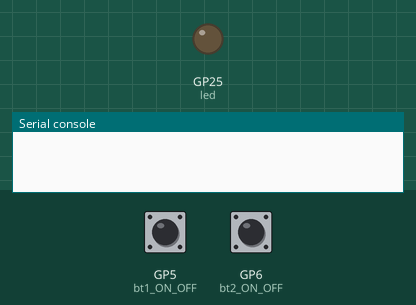
A program run on a simulated Raspberry Pi Pico running MicroPython. Parts: output pins drawn as LEDs (lit = HIGH), the last lines printed to the serial console. Inputs (shaded band) come from the test bench; at power-on: GP5 (bt1_ON_OFF) HIGH, GP6 (bt2_ON_OFF) HIGH.

Above: at 1.2 s.
1.3 s: GP5 (bt1_ON_OFF) pulled LOW for 0.15 s
At 2.5 s:
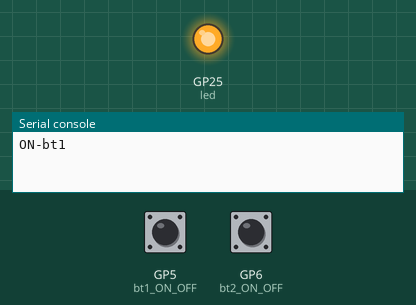
2.9 s: GP5 (bt1_ON_OFF) pulled LOW for 1 s
At 5.0 s:
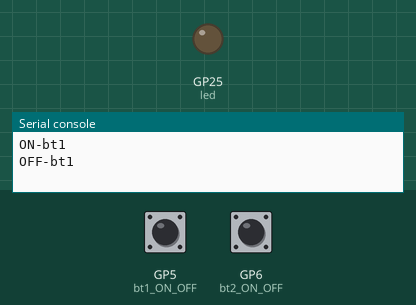
5.4 s: GP5 (bt1_ON_OFF) pulled LOW for 3.2 s
At 9.7 s:
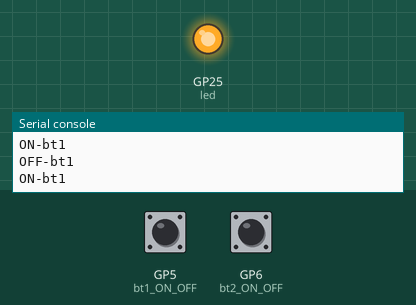
Timing chart, 0 to 11.2 s (numbered marks = the images above; inputs shaded):
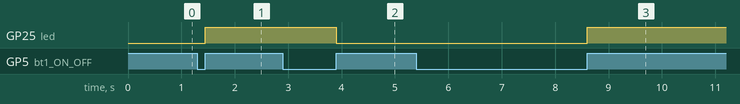

The program:

interruptions.py
```python
# version interruption
import time
from machine import Pin

bt1_ON_OFF = Pin(5, Pin.IN, Pin.PULL_UP)
etat_commande_bt1 = 0

led = Pin('LED', Pin.OUT) #sortie lampe
led.off()

bt2_ON_OFF = Pin(6, Pin.IN, Pin.PULL_UP)
etat_commande_bt2 = 0

start = time.ticks_ms()

def programme_interruption_bt1(pin):
    global etat_commande_bt1
    global start
    delta = time.ticks_diff(time.ticks_ms(), start) # Antirebond
    if delta > 150 :
        start = time.ticks_ms()
        if etat_commande_bt1 :
            etat_commande_bt1 = 0
            led.off()
            print('OFF-bt1')
        else :
            etat_commande_bt1 = 1
            led.on()
            print('ON-bt1')


def programme_interruption_bt2(pin):
    global etat_commande_bt2
    global start
    delta = time.ticks_diff(time.ticks_ms(), start) # Antirebond
    if delta > 150 :
        start = time.ticks_ms()
        if etat_commande_bt2 :
            etat_commande_bt2 = 0
            print('OFF-bt2')
        else :
            etat_commande_bt2 = 1
            print('ON-bt2')


bt1_ON_OFF.irq(trigger=Pin.IRQ_RISING, handler=programme_interruption_bt1)
bt2_ON_OFF.irq(trigger=Pin.IRQ_RISING, handler=programme_interruption_bt2)


while True :
    time.sleep(100)       # sleep for 100 seconds
```

Measured:
- after the input at 1.3 s, GP25 (led): LOW → HIGH after 0.15 s
- after the input at 2.9 s, GP25 (led): HIGH → LOW after 1.0 s
- after the input at 5.4 s, GP25 (led): LOW → HIGH after 3.2 s
